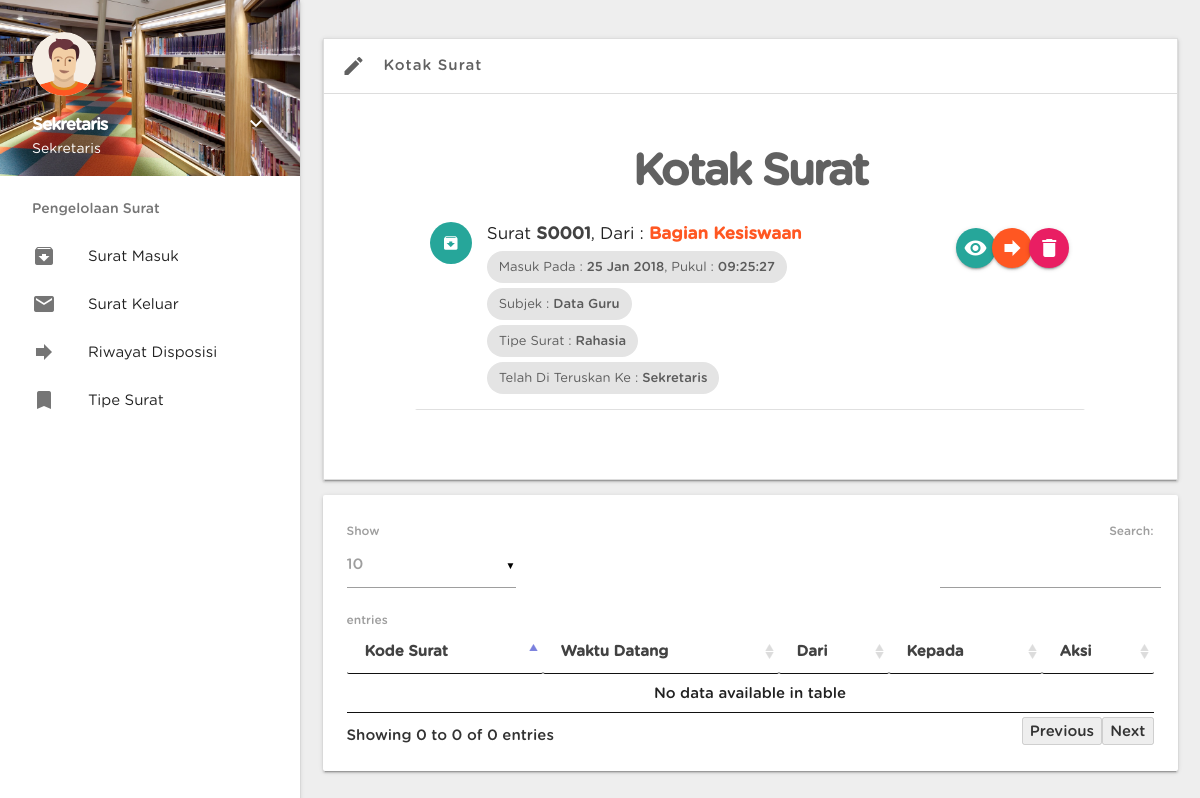
/kotaksurat.php (signed in), run on the app's committed database.
### tables this page shows
CREATE TABLE `tbl_disposisi` (
  `kd_disposisi` varchar(10) NOT NULL,
  `tanggal_disposisi` timestamp NOT NULL DEFAULT CURRENT_TIMESTAMP ON UPDATE CURRENT_TIMESTAMP,
  `dibalas_kepada` varchar(35) NOT NULL,
  `deskripsi` text NOT NULL,
  `notifikasi` varchar(35) NOT NULL,
  `status` varchar(15) NOT NULL DEFAULT 'belum' COMMENT 'dibaca/belum',
  `kd_surat` varchar(10) NOT NULL,
  `kd_user` varchar(10) NOT NULL,
  `kd_disposisi_terusan` varchar(10) DEFAULT NULL
);

CREATE TABLE `tbl_surat` (
  `kd_surat` varchar(10) NOT NULL,
  `waktu_datang` timestamp NOT NULL DEFAULT CURRENT_TIMESTAMP ON UPDATE CURRENT_TIMESTAMP,
  `no_surat` varchar(35) NOT NULL,
  `tanggal_surat` date NOT NULL,
  `dari` varchar(35) NOT NULL,
  `kepada` varchar(35) NOT NULL,
  `subjek_surat` varchar(35) NOT NULL,
  `deskripsi` text NOT NULL,
  `status_surat` varchar(35) NOT NULL COMMENT 'Masuk / Keluar',
  `file_surat` varchar(200) NOT NULL,
  `kd_tipe_surat` varchar(10) NOT NULL,
  `kd_user` varchar(10) NOT NULL
);

CREATE TABLE `tbl_tipe_surat` (
  `kd_tipe_surat` varchar(10) NOT NULL,
  `tipe` varchar(35) NOT NULL
);

CREATE TABLE `tbl_user` (
  `kd_user` varchar(10) NOT NULL,
  `username` varchar(35) NOT NULL,
  `password` varchar(35) NOT NULL,
  `nama` varchar(35) NOT NULL,
  `hak_akses` varchar(20) NOT NULL
);

### kotaksurat.php (the view, shortened to what this page needs)
 <!DOCTYPE html>
  <html>
    <?php
    	include 'library/head.php';
     ?>
    <body class="font-medium" style="background: #eee;">
	  <?php
      include 'library/navbar.php';
     ?>
  <a href="#" data-activates="slide-out" class="button-collapse"><i class="material-icons">menu</i></a>
  <div class="row" style="margin-left: 300px;">
    <div class="container" style="width: 95%;">
      <ul class="collapsible" data-collapsible="accordion">
    <li>
      <div class="collapsible-header grey-text text-darken-2 active" style="letter-spacing:1px;"><i class="material-icons">mode_edit</i>Kotak Surat</div>
      <div class="collapsible-body white">
        <div class="card z-depth-0" style="margin-top:-3%;">
        <div class="card-content">
          <div class="container" style="width:90%;">
            <h3 class="grey-text text-darken-2 center" style="font-weight: 600;letter-spacing: -2px;">Kotak Surat</h3>
            <ul class="collection">
            <?php
              $sql = mysql_query("SELECT * FROM tbl_disposisi WHERE dibalas_kepada = '$_SESSION[idadmin]' AND status = 'belum'") or die(mysql_error());
              while ($anggota = mysql_fetch_array($sql)) {
                $getsuratdata = mysql_fetch_array(mysql_query("SELECT * FROM tbl_surat WHERE kd_surat = '$anggota[kd_surat]'"));
                $gettipedata = mysql_fetch_array(mysql_query("SELECT * FROM tbl_tipe_surat WHERE kd_tipe_surat = '$getsuratdata[kd_tipe_surat]'"));
                $deletebutton = "delete_anggota".$anggota['kd_disposisi'];
                $updatebutton = "update_anggota".$anggota['kd_disposisi'];
                ?>
              <li class="collection-item avatar">
                   <i class="material-icons circle teal lighten-1">archive</i>
                    <span class="title" style="font-size: 17px;font-weight: 300;">Surat <span class="grey-text text-darken-3" style="font-weight: 600;"><?php echo $anggota['kd_surat']; ?></span>, Dari : <span class="deep-orange-text" style="font-weight: 600;"><?php echo $getsuratdata['dari']; ?></span></span>
                    <p class="grey-text text-darken-1 regular-font" style="font-size: 15px;margin-top: 1%;"><span class="chip font-medium font-light" style="text-transform: capitalize;font-weight: 400;">Masuk Pada : <span style="font-weight: 500;"><?php echo date_format(date_create($anggota['tanggal_disposisi']),"d M Y"); ?></span>, Pukul : <span style="font-weight: 500;"><?php echo date_format(date_create($anggota['tanggal_disposisi']),"H:i:s"); ?></span></span> <br>
                      <span class="chip font-medium font-light" style="text-transform: capitalize;font-weight: 400;">Subjek : <span style="font-weight: 500;"><?php echo $getsuratdata['subjek_surat']; ?></span></span> <br>
                      <span class="chip font-medium font-light" style="text-transform: capitalize;font-weight: 400;">Tipe Surat : <span style="font-weight: 500;"><?php echo $gettipedata['tipe']; ?></span></span> <br>
                      <?php
                        if (!empty($anggota['kd_disposisi_terusan'])) {
                          $getdisposdata = mysql_fetch_array(mysql_query("SELECT * FROM tbl_disposisi WHERE kd_disposisi = '$anggota[kd_disposisi_terusan]'"));
                          $getuser = mysql_fetch_array(mysql_query("SELECT * FROM tbl_user WHERE kd_user = '$getdisposdata[kd_user]'"));
                          ?>
                      <span class="chip font-medium font-light" style="text-transform: capitalize;font-weight: 400;">Telah di teruskan ke : <span style="font-weight: 500;"><?php echo $getuser['nama']; ?></span></span>
                      <?php
                        }
                       ?>
                    </p>
                    <form action="" method="post">
                    <button type="submit" name="<?php echo $updatebutton ?>" class="modal-trigger btn-floating teal lighten-1 secondary-content accent waves-effect waves-light hide-on-med-and-down tooltipped" data-position="left" data-delay="50" data-tooltip="Lihat Surat" style="margin-right:11%;"><i class="material-icons">visibility</i></button>
                    <a href="#disposisikan<?php echo $anggota['kd_disposisi'] ?>" class="modal-trigger btn-floating deep-orange secondary-content accent waves-effect waves-light hide-on-med-and-down tooltipped" data-position="top" data-delay="50" data-tooltip="Disposisikan" style="margin-right:5.5%;"><i class="material-icons">forward</i></a>
                    <button name="<?php echo $deletebutton ?>" onclick="return confirm('Anda yakin ingin menghapus  ?');" class="btn-floating waves-effect waves-light secondary-content pink accent tooltipped" data-position="right" data-delay="50" data-tooltip="Hapus Surat"><i class="material-icons">delete</i></button>
                    </form>
                  </li>
              <?php
              }
             ?>
              </ul>
          </div>
        </div>
      </div>
      </div>
    </li>
  </ul>
<div class="card">
      <div class="card-content">
           <table id="kelolasuratmasuk" class="table">
            <thead>
            <tr>
                <th class="grey-text text-darken-3">Kode Surat</th>
                <th class="grey-text text-darken-3">Waktu Datang</th>
                <th class="grey-text text-darken-3">Dari</th>
                <th class="grey-text text-darken-3">Kepada</th>
                <th class="grey-text text-darken-3">Aksi</th>
            </tr>
            </thead>
            <tbody>
                </tbody>
                  </table>
      </div>
    </div>
    </div>
  </div>
    </body>
  </html>

### css/style.css (style rules this page uses)
.font-medium { font-family: 'gotham rounded','roboto',sans-serif; font-weight: 500; }
.font-light { font-family: 'gotham rounded','roboto',sans-serif; font-weight: 400; }

### library/head.php (style rules this page uses)
.material-icons { font-family: 'Material Icons'; font-weight: normal; font-style: normal; font-size: 24px; line-height: 1; letter-spacing: normal; text-transform: none; display: inline-block; white-space: nowrap; word-wrap: normal; direction: ltr; -webkit-font-smoothing: antialiased; text-rendering: optimizeLegibility; -webkit-font-feature-settings: 'liga'; -moz-font-feature-settings: 'liga'; font-feature-settings: 'liga'; }

### data on the page
tbl_disposisi: kd_surat "S0001", kd_surat.dari "Bagian Kesiswaan", tanggal_disposisi "25 Jan 2018", tanggal_disposisi "09:25:27", kd_surat.subjek_surat "Data Guru", tbl_tipe_surat.tipe "Rahasia", tbl_user.nama "Sekretaris"

### other printed values
$_SESSION['namahome'] "Sekretaris"
$_SESSION['role'] "Sekretaris"
